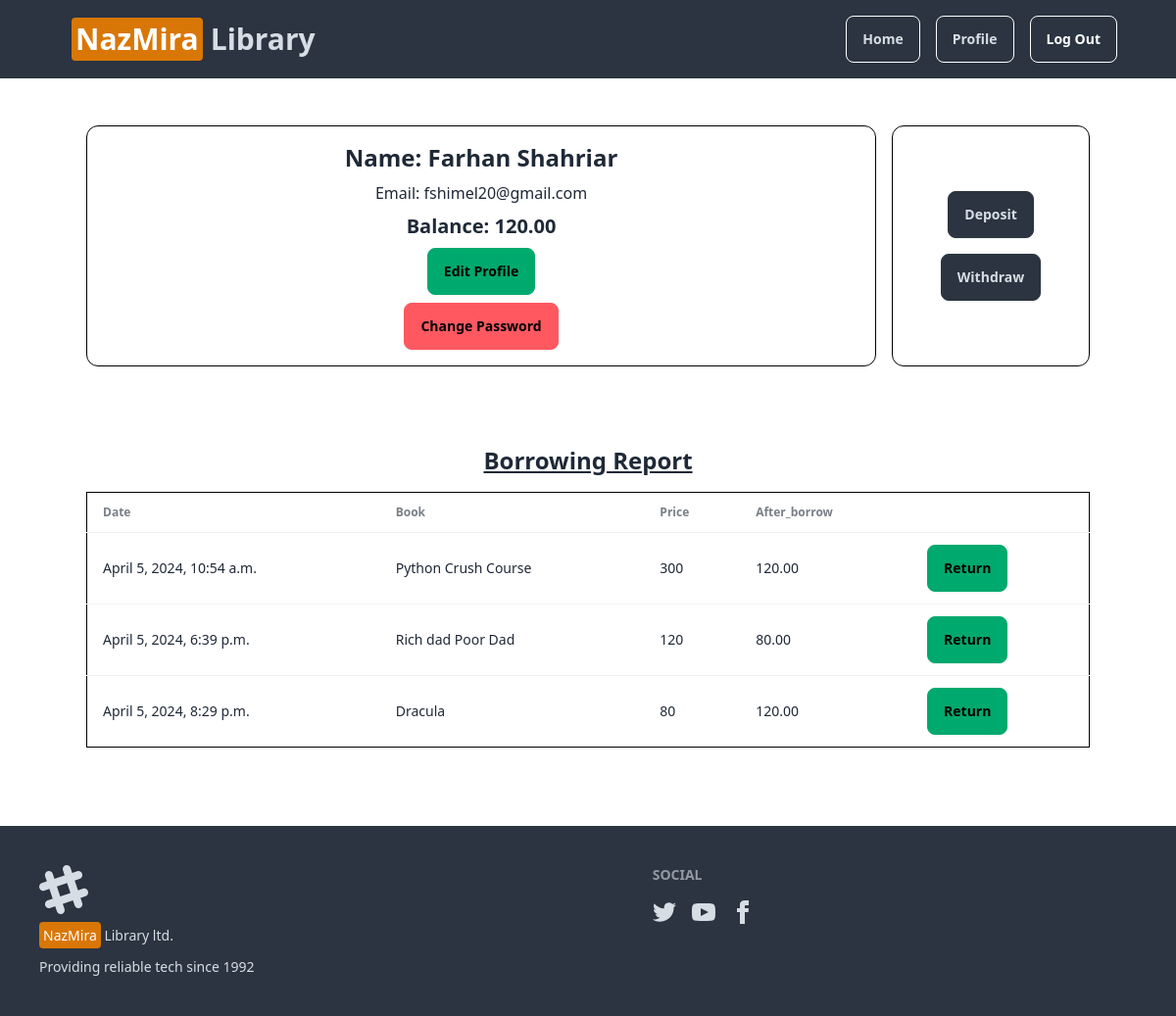
Page /account/profile/ (signed in) on the committed database.
### account/models.py (models this page shows, shortened)
class AccountModel(models.Model):
    user = models.OneToOneField(User, related_name='account', on_delete=models.CASCADE, unique=True)
    balance = models.DecimalField(default=0, max_digits=12, decimal_places=2)

### borrowings/models.py (models this page shows)
class BorrowingClass(models.Model):
    account = models.ForeignKey(AccountModel, related_name='borrow', on_delete=models.CASCADE)
    book = models.ForeignKey(BookClass, related_name='books', on_delete=models.CASCADE, null=True, blank=True)
    borrowing_date = models.DateTimeField(auto_now_add=True)
    balance_after_borrowing = models.DecimalField(decimal_places=2, max_digits=12)
    class Meta:
        ordering = ['borrowing_date']

### books/models.py (models this page shows, shortened)
class BookClass(models.Model):
    title = models.CharField(max_length=100)
    description = models.TextField()
    price = models.IntegerField()
    category = models.ForeignKey(CategoryClass, on_delete=models.CASCADE)
    picture = models.ImageField(upload_to='books/media/uploads', null=True, blank=True)

### account/views.py (the view)
# urls.py: path('profile/', views.ProfileClass.as_view(), name='profile'),
class ProfileClass(LoginRequiredMixin, TemplateView):
    template_name = 'account/profile.html'
    def get_context_data(self, **kwargs):
        context = super().get_context_data(**kwargs)
        context = {'user': self.request.user}
        borrowed_books = BorrowingClass.objects.filter(account=self.request.user.account)
        context['borrowing_details'] = borrowed_books
        return context

### account/templates/account/profile.html (shortened to what this page needs)
{% extends "base.html" %}
{% block content %}
<div class="flex container gap-4 mx-auto">
    <div class="border border-black p-4 rounded-xl bg-slage-300 text-center w-[80%] space-y-2">
        <h1 class="text-2xl font-extrabold">Name: {{user.first_name}} {{user.last_name}} </h1>
        <h1>Email: {{user.email}} </h1>
        <h1 class="text-xl font-bold">Balance: {{user.account.balance}} </h1>
        <a href="{% url "edit_profile" request.user.id %}" class="btn btn-success">Edit Profile</a> <br>
        <a href="{% url "change_pass" %}" class="btn btn-error">Change Password</a>
    </div>
    <div class="p-4 w-[20%] flex flex-col justify-center items-center border border-black rounded-xl gap-4">
        <a href="{% url "deposit" %}" class="btn btn-neutral">Deposit</a>
        <a href="{% url "withdraw" %}" class="btn btn-neutral">Withdraw</a>
    </div>
</div>
<div class="text-center mt-20">
    <h1 class="text-2xl font-bold"><u>Borrowing Report</u></h1>
</div>
<div class="container mx-auto my-4">
    <div class="overflow-x-auto">
        <table class="table border border-black">
          <thead>
            <tr>
              <th>Date</th>
              <th>Book</th>
              <th>Price</th>
              <th>After_borrow</th>
              <th></th>
            </tr>
          </thead>
          <tbody>
            {% for borrow in borrowing_details %}
            <tr>
            <td> {{borrow.borrowing_date}} </td>
              <td> {{borrow.book.title}} </td>
              <td> {{borrow.book.price}} </td>
              <td> {{borrow.balance_after_borrowing}} </td>
              <td>
                <a href="{% url "return_book" borrow.id %}" class="btn btn-success">Return</a>
              </td>
            </tr>
            {% endfor %}
          </tbody>
        </table>
      </div>
</div>
{% endblock content %}

### rows in the picture
BorrowingClass: borrowing_date "April 5, 2024, 10:54 a.m.", book "Python Crush Course", book.price "300", balance_after_borrowing "120.00"
BorrowingClass: borrowing_date "April 5, 2024, 6:39 p.m.", book "Rich dad Poor Dad", book.price "120", balance_after_borrowing "80.00"
BorrowingClass: borrowing_date "April 5, 2024, 8:29 p.m.", book "Dracula", book.price "80", balance_after_borrowing "120.00"

### other values in the picture
{{ user.first_name }} "Farhan"
{{ user.last_name }} "Shahriar"
{{ user.email }} "fshimel20@gmail.com"
{{ user.account.balance }} "120.00"
